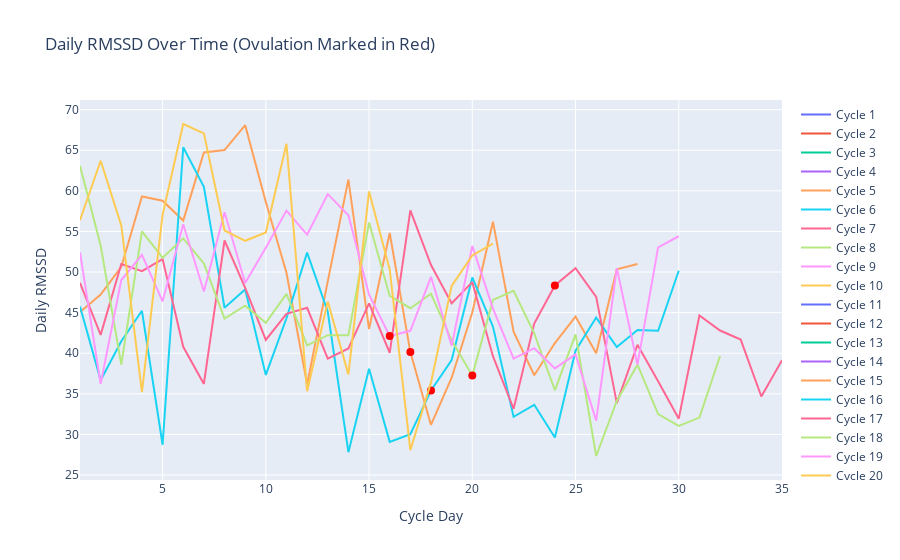

Notebook source saved alongside this figure:
### Code cell
import plotly.graph_objects as go
import pandas as pd

# Assuming df is your DataFrame
df = all_df.copy()  # Replace with your actual DataFrame variable

# Define cycle number (assuming cycle restarts at 'day' == 1)
df['cycle'] = (df['day'] == 1).cumsum()  # Assign a cycle number

# Function to determine marker visibility
def get_marker_style(ov_value):
    return 'red' if ov_value == 1 else 'rgba(0,0,0,0)'  # Red for ovulation days, transparent otherwise

# Create a Plotly figure
fig = go.Figure()

# Loop through each cycle to plot separately (ensuring different colors for each cycle)
for cycle_num in df['cycle'].unique():
    cycle_data = df[df['cycle'] == cycle_num]
    
    fig.add_trace(go.Scatter(
        x=cycle_data['day'], 
        y=cycle_data['dailyrmssd'], 
        mode='lines+markers',  # Keep markers, but only show them for ovulation days
        name=f'Cycle {cycle_num}',
        line=dict(width=2),
        marker=dict(
            color=[get_marker_style(ov) for ov in cycle_data['ov']],  # Red for ovulation, invisible otherwise
            size=8,
            opacity=[1 if ov == 1 else 0 for ov in cycle_data['ov']]  # Hide non-ov markers
        )
    ))

# Update layout
fig.update_layout(
    title="Daily RMSSD Over Time (Ovulation Marked in Red)",
    xaxis_title="Cycle Day",
    yaxis_title="Daily RMSSD",
    xaxis=dict(range=[1, 35]),
    showlegend=True
)

# Show the figure
fig.show()
